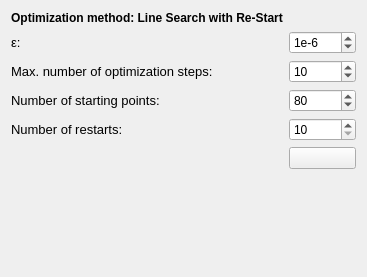
     <widget class="QWidget" name="tabLSRS">
      <property name="enabled">
       <bool>true</bool>
      </property>
      <attribute name="title">
       <string>LSRS</string>
      </attribute>
      <layout class="QGridLayout" name="gridLayout_2">
       <item row="0" column="0" colspan="2">
        <widget class="QLabel" name="label_3">
         <property name="font">
          <font>
           <weight>75</weight>
           <bold>true</bold>
          </font>
         </property>
         <property name="text">
          <string>Optimization method: Line Search with Re-Start</string>
         </property>
         <property name="alignment">
          <set>Qt::AlignCenter</set>
         </property>
        </widget>
       </item>
       <item row="1" column="0">
        <widget class="QLabel" name="label_20">
         <property name="text">
          <string>&lt;html&gt;&lt;head/&gt;&lt;body&gt;&lt;p&gt;&lt;span style=&quot; font-family:'Verdana,Arial,Tahoma,Calibri,Geneva,sans-serif'; font-size:13px;&quot;&gt;&amp;epsilon;:&lt;/span&gt;&lt;/p&gt;&lt;/body&gt;&lt;/html&gt;</string>
         </property>
        </widget>
       </item>
       <item row="1" column="2">
        <widget class="QSpinBox" name="spinLogEpsilonLSRS">
         <property name="prefix">
          <string>1e</string>
         </property>
         <property name="minimum">
          <number>-20</number>
         </property>
         <property name="maximum">
          <number>2</number>
         </property>
         <property name="value">
          <number>-6</number>
         </property>
        </widget>
       </item>
       <item row="2" column="0">
        <widget class="QLabel" name="label_21">
         <property name="text">
          <string>&lt;html&gt;&lt;head/&gt;&lt;body&gt;&lt;p&gt;&lt;span style=&quot; font-family:'Verdana,Arial,Tahoma,Calibri,Geneva,sans-serif'; font-size:13px;&quot;&gt;Max. number of optimization steps:&lt;/span&gt;&lt;/p&gt;&lt;/body&gt;&lt;/html&gt;</string>
         </property>
        </widget>
       </item>
       <item row="2" column="2">
        <widget class="QSpinBox" name="spinMaxStepsLSRS">
         <property name="minimum">
          <number>1</number>
         </property>
         <property name="maximum">
          <number>10000000</number>
         </property>
         <property name="singleStep">
          <number>10</number>
         </property>
         <property name="value">
          <number>10</number>
         </property>
        </widget>
       </item>
       <item row="3" column="0">
        <widget class="QLabel" name="label_22">
         <property name="text">
          <string>&lt;html&gt;&lt;head/&gt;&lt;body&gt;&lt;p&gt;&lt;span style=&quot; font-family:'Verdana,Arial,Tahoma,Calibri,Geneva,sans-serif'; font-size:13px;&quot;&gt;Number of starting points:&lt;/span&gt;&lt;/p&gt;&lt;/body&gt;&lt;/html&gt;</string>
         </property>
        </widget>
       </item>
       <item row="3" column="2">
        <widget class="QSpinBox" name="spinNumberOfStartingPoints">
         <property name="minimum">
          <number>10</number>
         </property>
         <property name="maximum">
          <number>10000</number>
         </property>
         <property name="singleStep">
          <number>10</number>
         </property>
         <property name="value">
          <number>80</number>
         </property>
        </widget>
       </item>
       <item row="4" column="0">
        <widget class="QLabel" name="label_23">
         <property name="text">
          <string>&lt;html&gt;&lt;head/&gt;&lt;body&gt;&lt;p&gt;&lt;span style=&quot; font-family:'Verdana,Arial,Tahoma,Calibri,Geneva,sans-serif'; font-size:13px;&quot;&gt;Number of restarts:&lt;/span&gt;&lt;/p&gt;&lt;/body&gt;&lt;/html&gt;</string>
         </property>
        </widget>
       </item>
       <item row="4" column="2">
        <widget class="QSpinBox" name="spinNumberOfRestarts">
         <property name="minimum">
          <number>10</number>
         </property>
         <property name="maximum">
          <number>10000</number>
         </property>
         <property name="singleStep">
          <number>10</number>
         </property>
         <property name="value">
          <number>10</number>
         </property>
        </widget>
       </item>
       <item row="5" column="2">
        <widget class="QPushButton" name="btnDoWithLSRS">
         <property name="toolTip">
          <string>Run with LSRS</string>
         </property>
         <property name="text">
          <string/>
         </property>
         <property name="icon">
          <iconset resource="../resources.qrc">
           <normaloff>:/icons32/play32</normaloff>:/icons32/play32</iconset>
         </property>
        </widget>
       </item>
       <item row="6" column="1">
        <spacer name="verticalSpacer_2">
         <property name="orientation">
          <enum>Qt::Vertical</enum>
         </property>
         <property name="sizeHint" stdset="0">
          <size>
           <width>20</width>
           <height>97</height>
          </size>
         </property>
        </spacer>
       </item>
      </layout>
     </widget>
